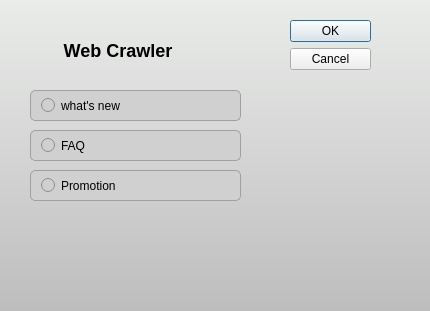
<?xml version="1.0" encoding="UTF-8"?>
<ui version="4.0">
 <class>Dialog</class>
 <widget class="QDialog" name="Dialog">
  <property name="geometry">
   <rect>
    <x>0</x>
    <y>0</y>
    <width>430</width>
    <height>311</height>
   </rect>
  </property>
  <property name="windowTitle">
   <string>Dialog</string>
  </property>
  <widget class="QDialogButtonBox" name="buttonBox">
   <property name="geometry">
    <rect>
     <x>290</x>
     <y>20</y>
     <width>81</width>
     <height>241</height>
    </rect>
   </property>
   <property name="orientation">
    <enum>Qt::Vertical</enum>
   </property>
   <property name="standardButtons">
    <set>QDialogButtonBox::Cancel|QDialogButtonBox::Ok</set>
   </property>
  </widget>
  <widget class="QRadioButton" name="radioButton">
   <property name="geometry">
    <rect>
     <x>30</x>
     <y>90</y>
     <width>211</width>
     <height>31</height>
    </rect>
   </property>
   <property name="styleSheet">
    <string notr="true">    background-color: #e0e0e0;
    border: 1px solid #a0a0a0;
    border-radius: 5px;
    padding: 5px 10px;

    background-color: #d0d0d0;
</string>
   </property>
   <property name="text">
    <string>what's new</string>
   </property>
  </widget>
  <widget class="QLabel" name="label">
   <property name="geometry">
    <rect>
     <x>0</x>
     <y>0</y>
     <width>431</width>
     <height>311</height>
    </rect>
   </property>
   <property name="styleSheet">
    <string notr="true">background-color: qlineargradient(spread:pad, x1:0, y1:1, x2:0, y2:0, stop:0 rgba(189, 189, 189), stop:1 rgb(234, 236, 234));
</string>
   </property>
   <property name="text">
    <string/>
   </property>
  </widget>
  <widget class="QLabel" name="label_2">
   <property name="geometry">
    <rect>
     <x>30</x>
     <y>30</y>
     <width>171</width>
     <height>41</height>
    </rect>
   </property>
   <property name="styleSheet">
    <string notr="true">   font-size: 18px;
    font-weight: bold;
    padding: 10px;</string>
   </property>
   <property name="text">
    <string>&lt;html&gt;&lt;head/&gt;&lt;body&gt;&lt;p align=&quot;center&quot;&gt;&lt;span style=&quot; font-weight:600;&quot;&gt;Web Crawler&lt;/span&gt;&lt;/p&gt;&lt;/body&gt;&lt;/html&gt;</string>
   </property>
  </widget>
  <widget class="QRadioButton" name="radioButton_2">
   <property name="geometry">
    <rect>
     <x>30</x>
     <y>170</y>
     <width>211</width>
     <height>31</height>
    </rect>
   </property>
   <property name="styleSheet">
    <string notr="true">    background-color: #e0e0e0;
    border: 1px solid #a0a0a0;
    border-radius: 5px;
    padding: 5px 10px;

    background-color: #d0d0d0;
</string>
   </property>
   <property name="text">
    <string>Promotion</string>
   </property>
  </widget>
  <widget class="QRadioButton" name="radioButton_3">
   <property name="geometry">
    <rect>
     <x>30</x>
     <y>130</y>
     <width>211</width>
     <height>31</height>
    </rect>
   </property>
   <property name="styleSheet">
    <string notr="true">    background-color: #e0e0e0;
    border: 1px solid #a0a0a0;
    border-radius: 5px;
    padding: 5px 10px;

    background-color: #d0d0d0;
</string>
   </property>
   <property name="text">
    <string>FAQ</string>
   </property>
  </widget>
  <zorder>label</zorder>
  <zorder>buttonBox</zorder>
  <zorder>radioButton</zorder>
  <zorder>label_2</zorder>
  <zorder>radioButton_2</zorder>
  <zorder>radioButton_3</zorder>
 </widget>
 <resources/>
 <connections>
  <connection>
   <sender>buttonBox</sender>
   <signal>accepted()</signal>
   <receiver>Dialog</receiver>
   <slot>accept()</slot>
   <hints>
    <hint type="sourcelabel">
     <x>248</x>
     <y>254</y>
    </hint>
    <hint type="destinationlabel">
     <x>157</x>
     <y>274</y>
    </hint>
   </hints>
  </connection>
  <connection>
   <sender>buttonBox</sender>
   <signal>rejected()</signal>
   <receiver>Dialog</receiver>
   <slot>reject()</slot>
   <hints>
    <hint type="sourcelabel">
     <x>316</x>
     <y>260</y>
    </hint>
    <hint type="destinationlabel">
     <x>286</x>
     <y>274</y>
    </hint>
   </hints>
  </connection>
 </connections>
</ui>
